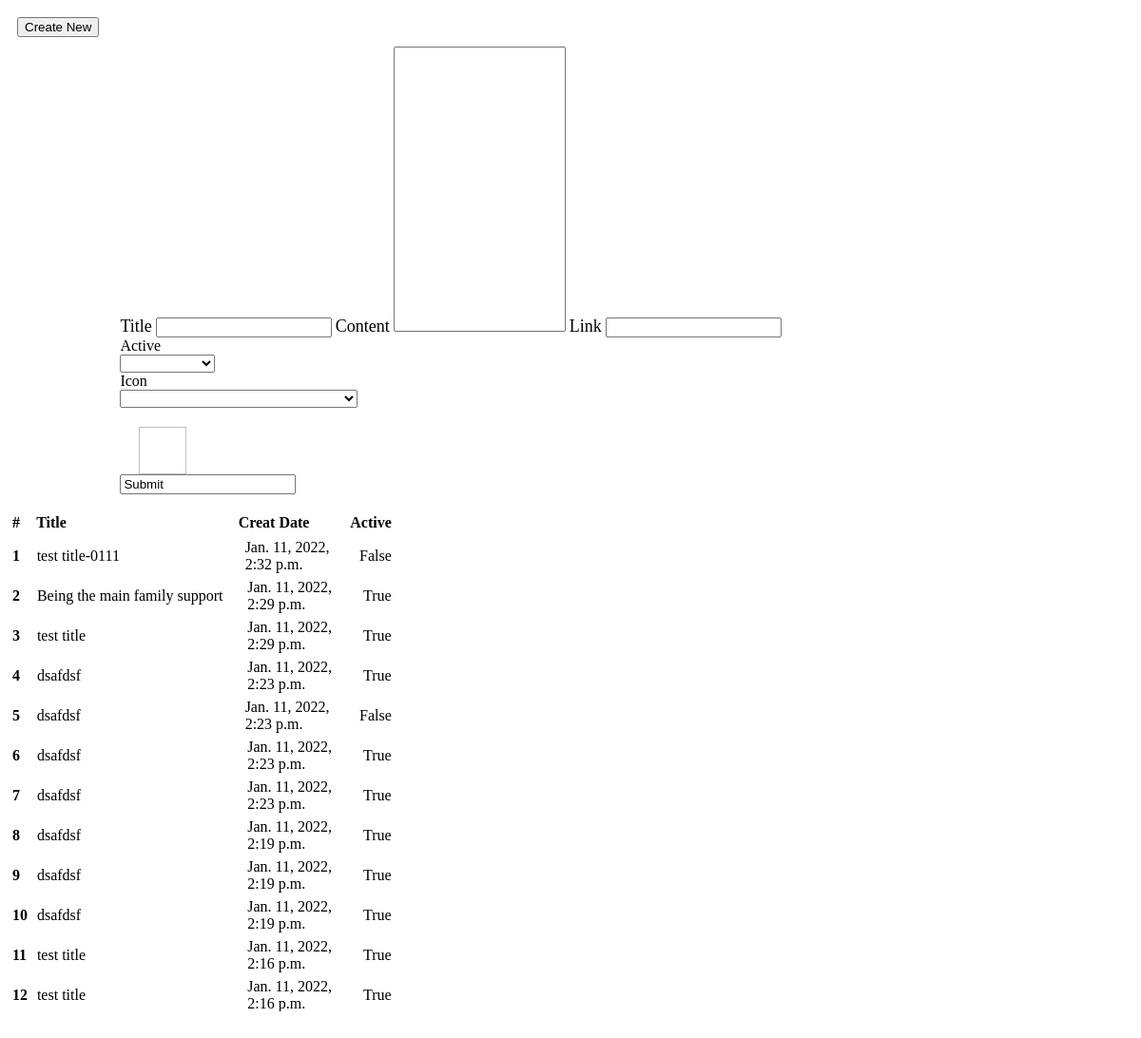
/home/update_news/ (signed in), run on an earlier commit of the app's database.
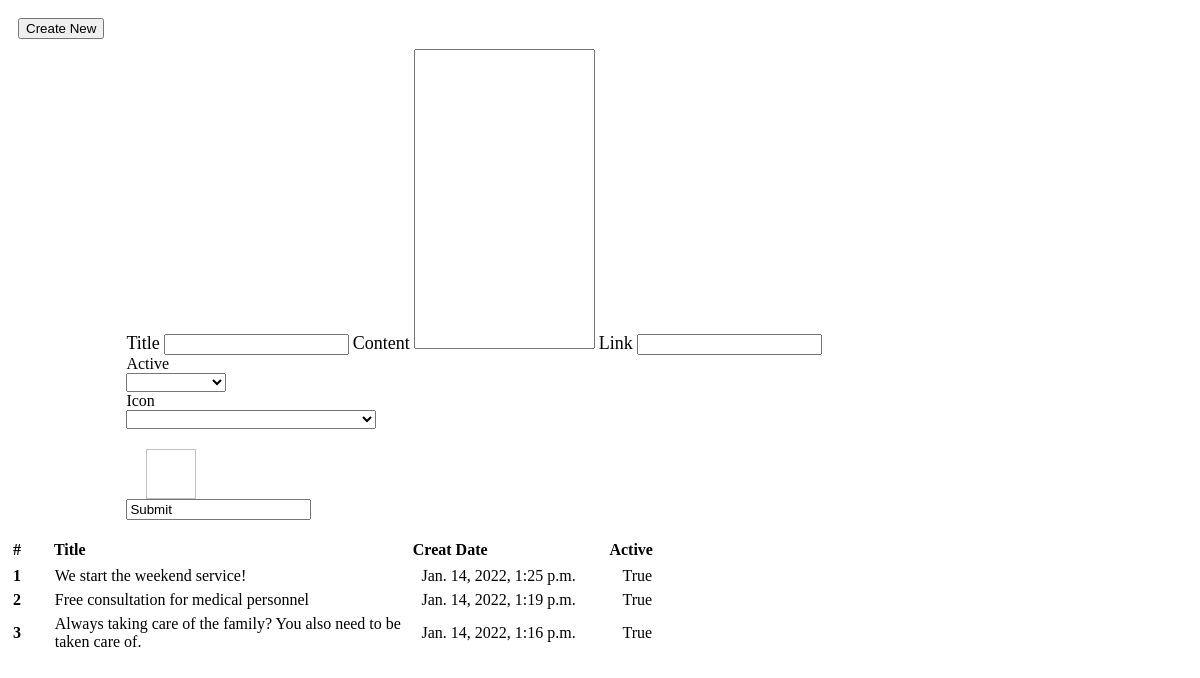
And on a later commit of the database.
### home/models.py (models this page shows)
class LatestNews(models.Model):
    seq = models.BigAutoField(db_column='Seq', primary_key=True)
    user_id = models.ForeignKey(User,on_delete=models.SET_NULL, blank=True, null=True)
    news_title = models.CharField(db_column='NewsTitle', max_length=100, blank=True)
    news_content = models.CharField(db_column='NewsContent', max_length=400, blank=True)
    news_link = models.CharField(db_column='NewsLink', max_length=200, blank=True)
    news_location = models.CharField(db_column='NewsLocation', max_length=50, blank=True)
    active = models.BooleanField(db_column='Active', blank=True)
    creatdt = models.DateTimeField(db_column='CreatDt', blank=True)
    updatedt = models.DateTimeField(db_column='UpdateDt', blank=True)

### djangoProject/commonfunction.py (the view)
    def _inner(request, *args, **kwargs):
        if not request.user.is_superuser:
            raise PermissionDenied
        return function(request, *args, **kwargs)

### djangoProject/commonfunction.py (called while the page is built)
def is_superuser(function=None):
    def _inner(request, *args, **kwargs):
        if not request.user.is_superuser:
            raise PermissionDenied
        return function(request, *args, **kwargs)
    return _inner

### templates/home/update_news.html (shortened to what this page needs)
{% load static from static %}
<div class="row no-gutters">
    <div class="col-6">
        <form id="update_news_form" style="display: block">
            <button class="btn btn-outline-primary" type="button" onclick="enter_new_form()" style="margin: 10px">Create New</button>
            <div style="width: 90%; margin-left: auto">
                <label class="topic">Title</label>
                <input id="news_title" name="news_title" class="form-control new_form" >
                <label class="topic">Content</label>
                <textarea id="news_content" name="news_content" class="form-control new_form" style="height: 300px; resize: none"></textarea>
                <label class="topic">Link</label>
                <input id="news_link" name="news_link" class="form-control new_form">
                <div class="row row-no-gutters">
                    <div class="col-3">
                        <label>Active</label>
                        <select id="active" name="active" class="form-select new_form" aria-label="Default select example"
                                style="width: 100px">
                          <option></option>
                          <option value=1>True</option>
                        </select>
                    </div>
                    <div class="col-4">
                        <label>Icon</label>
                    <select id="news_location" name="news_location" class="form-select new_form" style="margin-bottom: 10px; width: 250px">
                        <option></option>
                        {% for file in img_files %}
                            <option value="{{ file }}">{{ file }}</option>
                        {% endfor %}
                    </select>
                    </div>
                    <div class="col-4">
                        <img id="img_icon">
                    </div>
                </div>
                <input id="save" class="btn btn-primary" onclick="form_submit()" value="Submit">
            </div>
        </form>
    </div>
    <div id="news_div" class="col-6">
        <table id="news_table" class="table table-hover">
            <thead>
                <tr>
                    <th scope="col" class="column_1">#</th>
                    <th scope="col" class="column_2">Title</th>
                    <th scope="col" class="column_3">Creat Date</th>
                    <th scope="col" class="column_4">Active</th>
                </tr>
            </thead>
            <tbody>
                {% for new in original_news %}
                    <tr id="news_row{{ forloop.counter }}" onclick="news_row(this.id)">
                        <th scope="row" class="column_1">{{ forloop.counter }}</th>
                        <td class="column_2">{{ new.news_title }}</td>
                        <td class="column_3">{{ new.creatdt }}</td>
                        <td class="column_4">{{ new.active }}</td>
                    </tr>
                {% endfor %}
            </tbody>
        </table>
    </div>
</div>

What changed in the data, as far as the page shows it:
removed LatestNews: news_title "test title-0111", creatdt "Jan. 11, 2022, 2:32 p.m.", active "False"
removed LatestNews: news_title "Being the main family support", creatdt "Jan. 11, 2022, 2:29 p.m.", active "True"
removed LatestNews: news_title "test title", creatdt "Jan. 11, 2022, 2:29 p.m.", active "True"
removed LatestNews: news_title "dsafdsf", creatdt "Jan. 11, 2022, 2:23 p.m.", active "True"
removed LatestNews: news_title "dsafdsf", creatdt "Jan. 11, 2022, 2:23 p.m.", active "False"
removed LatestNews: news_title "dsafdsf", creatdt "Jan. 11, 2022, 2:23 p.m.", active "True"
removed LatestNews: news_title "dsafdsf", creatdt "Jan. 11, 2022, 2:23 p.m.", active "True"
removed LatestNews: news_title "dsafdsf", creatdt "Jan. 11, 2022, 2:19 p.m.", active "True"
removed LatestNews: news_title "dsafdsf", creatdt "Jan. 11, 2022, 2:19 p.m.", active "True"
removed LatestNews: news_title "dsafdsf", creatdt "Jan. 11, 2022, 2:19 p.m.", active "True"
removed LatestNews: news_title "test title", creatdt "Jan. 11, 2022, 2:16 p.m.", active "True"
removed LatestNews: news_title "test title", creatdt "Jan. 11, 2022, 2:16 p.m.", active "True"
now on this page (row edited): LatestNews: news_title "We start the weekend service!", creatdt "Jan. 14, 2022, 1:25 p.m.", active "True"
now on this page (row edited): LatestNews: news_title "Free consultation for medical personnel", creatdt "Jan. 14, 2022, 1:19 p.m.", active "True"
now on this page (row edited): LatestNews: news_title "Always taking care of the family? You also need to be taken care of.", creatdt "Jan. 14, 2022, 1:16 p.m.", active "True"
